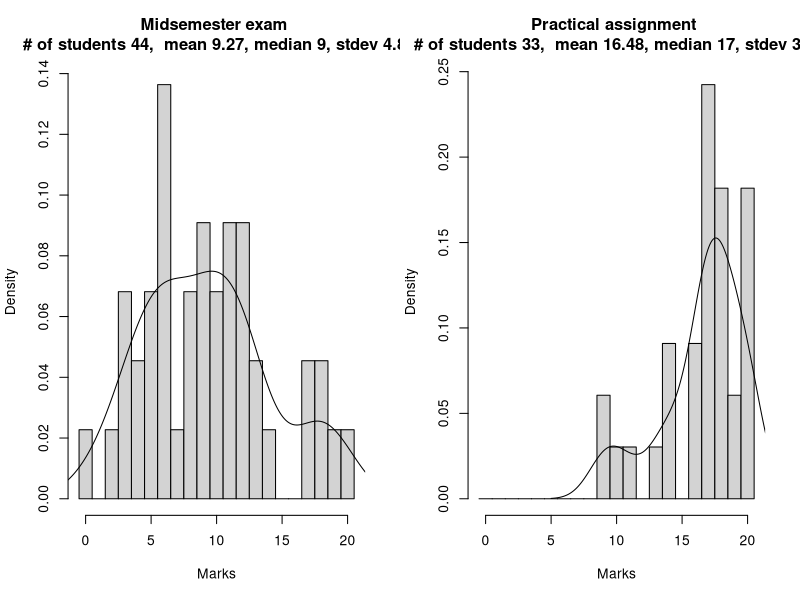

Here is the R script that generated this plot:
print("Generating markstats.pdf from marks.csv")

marksdata <- read.csv("marks.csv")
pdf(file='markstats.pdf', width=10, height=5)

layout(matrix(c(1,2,1,2), 2, 2, byrow = TRUE))
#layout.show(2)

midsemmarks <- na.omit(marksdata$Midsem.exam)
hist(midsemmarks,breaks=0:21-0.5,prob=TRUE,xlab="Marks",main=sprintf("Midsemester exam \n # of students %i,  mean %.2f, median %.0f, stdev %.2f", length(midsemmarks), mean(midsemmarks), median(midsemmarks), sd(midsemmarks)))
lines(density(midsemmarks,bw="SJ"))

pracmarks <- na.omit(marksdata$Practical.assignment)
hist(pracmarks,breaks=0:21-0.5,prob=TRUE,xlab="Marks",main=sprintf("Practical assignment \n # of students %i,  mean %.2f, median %.0f, stdev %.2f",length(pracmarks), mean(pracmarks), median(pracmarks), sd(pracmarks)))
lines(density(pracmarks,adjust=2))

dev.off()
